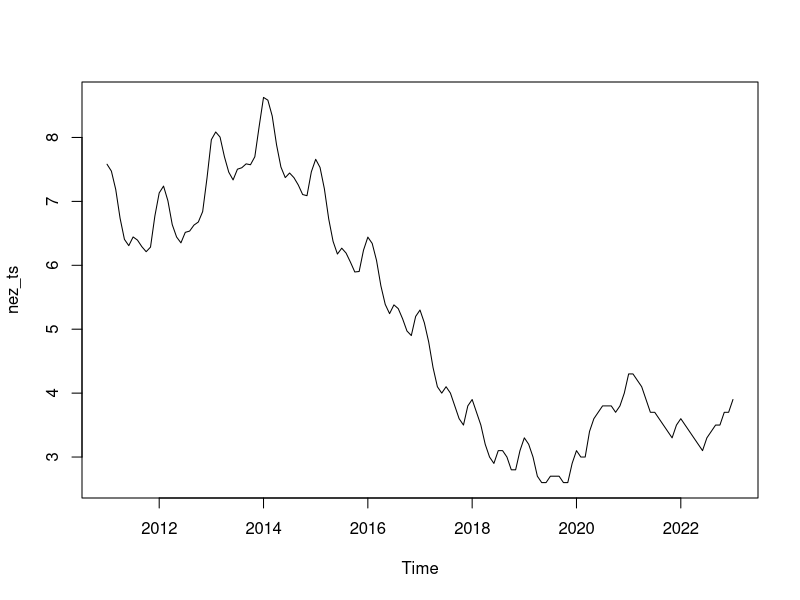
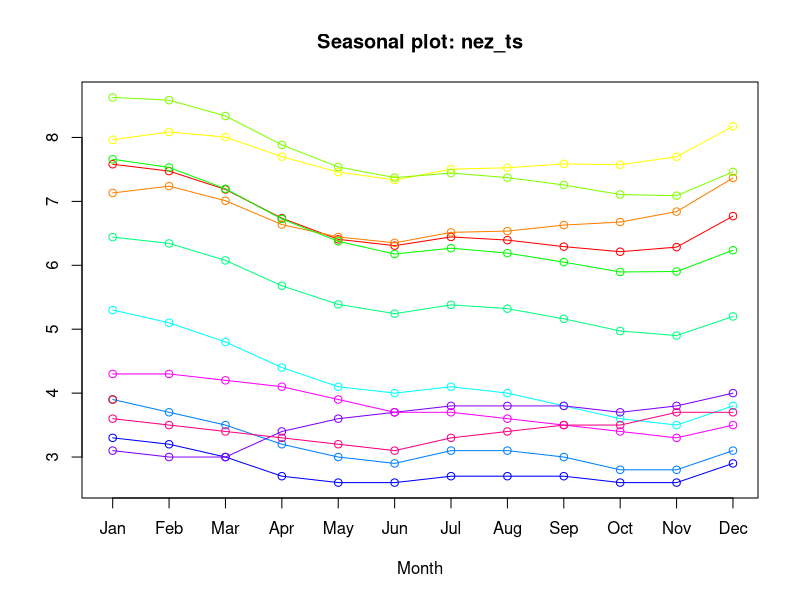

These charts were generated, in order, by the following R code: (Note: this script raises an error after producing the figures.)
library(readxl)
library(forecast)
library(tseries)
library(TTR)

nezam <- read_excel("data/Nezamestnanost_data.xlsx")

names(nezam)
View(nezam)

nez_ts <- ts(nezam$Nezamestnanost, frequency = 12, start = c(2011, 1))
plot(nez_ts)

seasonplot(nez_ts, col = rainbow(12))

pros_nezam <- nezam |> filter(Mesic == 12)
View(pros_nezam)

fit <- lm(Nezamestnanost ~ Rok, data = pros_nezam)
typeof(Nezamestnanost ~ Rok)
predict(fit)
plot(predict(fit))
coef1 <- summary(fit)$coefficients[1]
coef2 <- summary(fit)$coefficients[2]
summary(fit)

print(2023 * coef2 + coef1)

for (i in 1:12) {
    df <- nezam %>% filter(Mesic == i)
    fit <- lm(Nezamestnanost ~ Rok, data = df)
    coef1 <- summary(fit)$coefficients[1]
    coef2 <- summary(fit)$coefficients[2]
    print(i)
    print(2023 * coef2 + coef1)
}


fit2 <- lm(Nezamestnanost ~ poly(Rok, 12), data = pros_nezam)
summary(fit2)
predict(fit2)
plot(predict(fit2))
